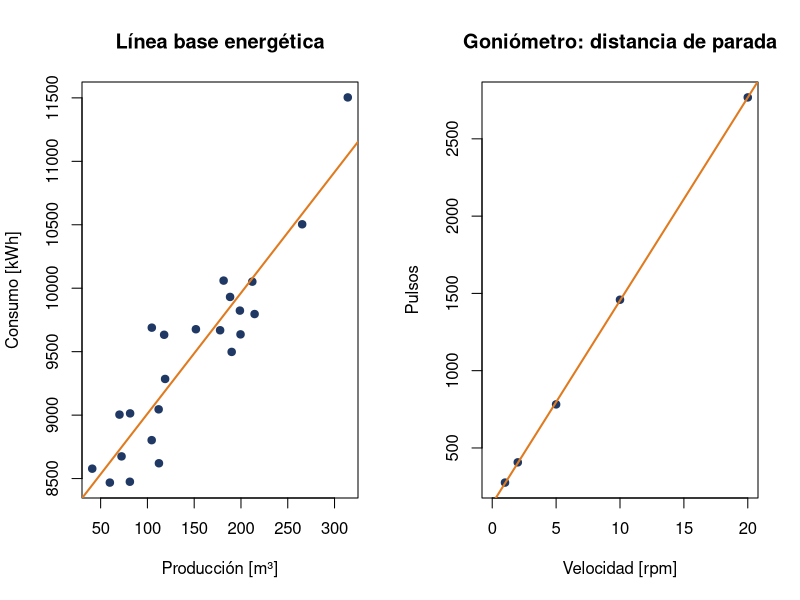

Source code (R):
# Lección 07 - Regresión lineal con lm() en dos proyectos reales

salidas <- "lecciones/07_regresion_lineal/salidas"
dir.create(salidas, showWarnings = FALSE)

# Caso 1: línea base energética de Oil Malal
df <- read.csv("datos/oil_malal_mensual.csv", fileEncoding = "UTF-8")
lben <- lm(consumo_kwh ~ produccion_m3, data = df)     # ajuste E = m·P + b
m  <- coef(lben)[["produccion_m3"]]
b  <- coef(lben)[["(Intercept)"]]
r2 <- summary(lben)$r.squared
cat(sprintf("Línea base Oil Malal: E = %.4f·P + %.1f   R² = %.4f\n", m, b, r2))

# Caso 2: distancia de parada del goniómetro según la velocidad
g <- read.csv("datos/goniometro_distancia_parada.csv", fileEncoding = "UTF-8")
parada <- lm(distancia_parada_pulsos ~ velocidad_rpm, data = g)
cat(sprintf("Distancia de parada: d = %.1f·v + %.1f pulsos   R² = %.4f\n",
            coef(parada)[[2]], coef(parada)[[1]], summary(parada)$r.squared))
pred15 <- predict(parada, newdata = data.frame(velocidad_rpm = 15))
cat(sprintf("Predicción a 15 rpm: %.0f pulsos\n", pred15))

cat("\nResumen completo del modelo de línea base:\n")
print(summary(lben))

png(file.path(salidas, "regresiones.png"), width = 1300, height = 500, res = 120)
par(mfrow = c(1, 2))
plot(df$produccion_m3, df$consumo_kwh, pch = 19, col = "#1F3864",
     main = "Línea base energética", xlab = "Producción [m³]", ylab = "Consumo [kWh]")
abline(lben, col = "#E07A1F", lwd = 2)
plot(g$velocidad_rpm, g$distancia_parada_pulsos, pch = 19, col = "#1F3864", xlim = c(0, 20),
     main = "Goniómetro: distancia de parada", xlab = "Velocidad [rpm]", ylab = "Pulsos")
abline(parada, col = "#E07A1F", lwd = 2)
dev.off()
